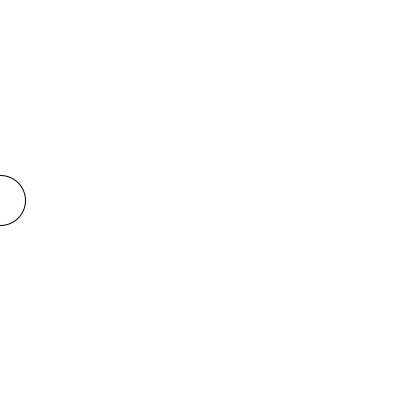
Frame 1 (no input)
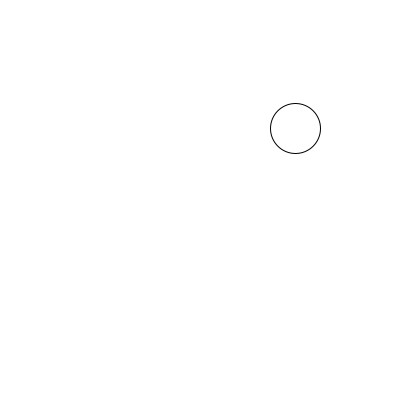
Frame 60 (the mouse pressed at the canvas centre just before this capture)
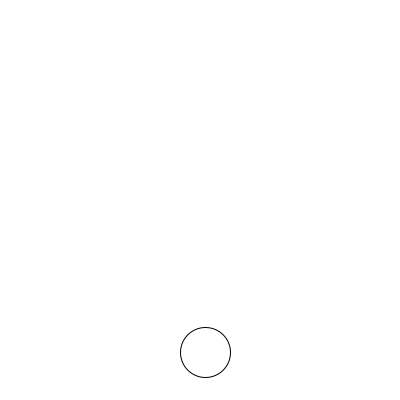
Frame 120 (the mouse held since frame 60 and released just before this capture)

The Processing sketch that drew these frames (run headless with seeded random() and noise(); from frame 60 on, the mouse is pressed at the canvas centre):

// Processing sketch: processing_105242
// ── processing_105242.pde

int posX=0;
int posY=0;
int velx=5;
int vely=8;


void setup(){
 size(400,400); 
 posY=height/2;
 posX=0;
}


void draw(){
 background(255);
 
   
   ellipse(posX,posY,50,50);
  posX=posX+velx;
  posY=posY+vely;
  

 //1 border...
 if (posX> width || posX <0){
   velx=velx*-1;
   
}

  if(posY>= height){
    vely=vely*-1;
  }
  
  if(posY<= 0){
    vely=vely*-1;
  }

if(posX>= width){
  velx=velx*-1;

}


}
